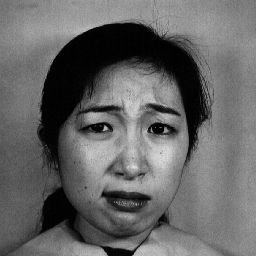
#> input picture dataset/KA.DI2.43.tiff, 256 x 256 px
$ python -i detectors.py   (imports and definitions only)   (Python 2 division)   (older library calls are emulated)
#> lines starting #> are read from the running program, lines starting #| are printed output that depends on the picture; after the words box and inside, x2 and y2 are one past the last pixel; in counts of white or black regions, pixels touching at a corner belong together
#> further down, picture is the input picture: shape (256, 256, 3); min 0, max 226, mean 101.9
#!/usr/bin/env python
# -*- coding: utf-8 -*-

"""A module that contains various detectors"""

import cv2
import numpy as np


class FaceDetector:
    """Face Detector

        This class implements a face detection algorithm using a face cascade
        and two eye cascades.
    """

    def __init__(
            self,
            face_casc='params/haarcascade_frontalface_default.xml',
            left_eye_casc='params/haarcascade_lefteye_2splits.xml',
            right_eye_casc='params/haarcascade_righteye_2splits.xml',
            scale_factor=4):
        """Initializes cascades

            The constructor initializes all required cascades.
            :param face_casc:         path to a face cascade
            :param left_eye_casc:     path to a left-eye cascade
            :param right_eye_casc:    path to a right-eye cascade
        """
        # resize images before detection
        self.scale_factor = scale_factor

        # load pre-trained cascades
        self.face_casc = cv2.CascadeClassifier(face_casc)
        if self.face_casc.empty():
            print 'Warning: Could not load face cascade:', face_casc
            raise SystemExit
        self.left_eye_casc = cv2.CascadeClassifier(left_eye_casc)
        if self.left_eye_casc.empty():
            print 'Warning: Could not load left eye cascade:', left_eye_casc
            raise SystemExit
        self.right_eye_casc = cv2.CascadeClassifier(right_eye_casc)
        if self.right_eye_casc.empty():
            print 'Warning: Could not load right eye cascade:', right_eye_casc
            raise SystemExit

    def detect(self, frame):
        """Performs face detection

            This method detects faces in an RGB input image.
            The method returns True upon success (else False), draws the
            bounding box of the head onto the input image (frame), and
            extracts the head region (head).

            :param frame: RGB input image
            :returns: success, frame, head
        """
        frameCasc = cv2.cvtColor(
            cv2.resize(
                frame,
                (0, 0),
                fx=1.0 / self.scale_factor,
                fy=1.0 / self.scale_factor),
            cv2.COLOR_RGB2GRAY)
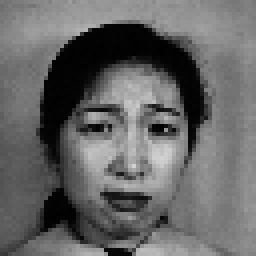
#> frameCasc: shape (64, 64) (shown 4 times larger); min 1, max 210, mean 102
        faces = self.face_casc.detectMultiScale(
            frameCasc,
            scaleFactor=1.1,
            minNeighbors=3,
            flags=cv2.cv.CV_HAAR_FIND_BIGGEST_OBJECT) * self.scale_factor
#> faces = [[48, 64, 168, 168]]

        # if face is found: extract head region from bounding box
        for (x, y, w, h) in faces:
            cv2.rectangle(frame, (x, y), (x + w, y + h), (100, 255, 0), 2)
            head = cv2.cvtColor(frame[y:y + h, x:x + w],
                                cv2.COLOR_RGB2GRAY)
            return True, frame, head
#> this loop made 1 pass
#> pass 1, in detect, `head = cv2.cvtColor(frame[y:y + h, x:x + w], cv2.COLOR_RGB2GRAY)`:
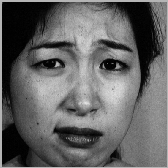
#> head: shape (168, 168); min 0, max 226, mean 100.1
#> after the loop:
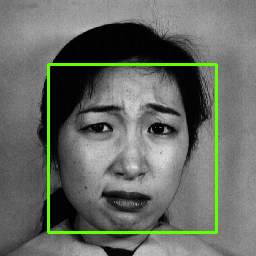
#> frame: shape (256, 256, 3); 3.07% of pixels changed, all inside (x1, y1, x2, y2) = (47, 63, 218, 234)

        return False, frame, None

    # [84 lines left out: function align_head, not called in this run]

>>> import cv2
>>> picture = cv2.cvtColor(cv2.imread('dataset/KA.DI2.43.tiff'), cv2.COLOR_BGR2RGB)
>>> result = FaceDetector().detect(picture)

$ run again, on dataset/KL.DI3.172.tiff
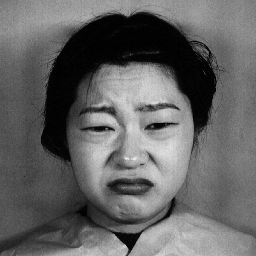
#> input picture dataset/KL.DI3.172.tiff, 256 x 256 px
#> picture is the input picture: shape (256, 256, 3); min 0, max 241, mean 99.8
#> faces = [[52, 60, 164, 164]]
#> the loop in detect, `for (x, y, w, h) in faces:` made 1 pass
#> pass 1, in detect, `head = cv2.cvtColor(frame[y:y + h, x:x + w], cv2.COLOR_RGB2GRAY)`:
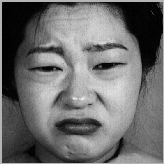
#> head: shape (164, 164); min 0, max 241, mean 109.4
#> after the loop in detect, `for (x, y, w, h) in faces:`:
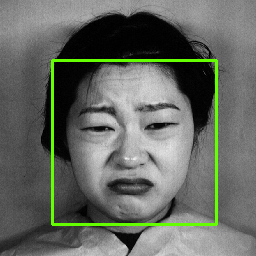
#> frame: shape (256, 256, 3); 3% of pixels changed, all inside (x1, y1, x2, y2) = (51, 59, 218, 226)

$ run again, on dataset/KM.DI1.20.tiff
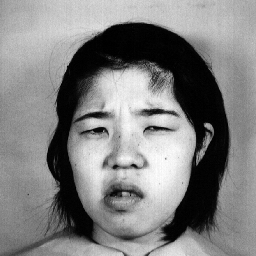
#> input picture dataset/KM.DI1.20.tiff, 256 x 256 px
#> picture is the input picture: shape (256, 256, 3); min 0, max 255, mean 128.8
#> faces = [[44, 64, 168, 168]]
#> the loop in detect, `for (x, y, w, h) in faces:` made 1 pass
#> pass 1, in detect, `head = cv2.cvtColor(frame[y:y + h, x:x + w], cv2.COLOR_RGB2GRAY)`:
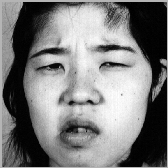
#> head: shape (168, 168); min 0, max 255, mean 124.7
#> after the loop in detect, `for (x, y, w, h) in faces:`:
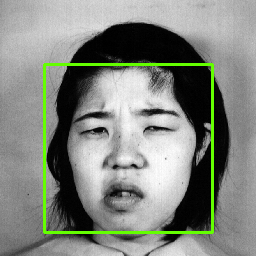
#> frame: shape (256, 256, 3); 3.07% of pixels changed, all inside (x1, y1, x2, y2) = (43, 63, 214, 234)
